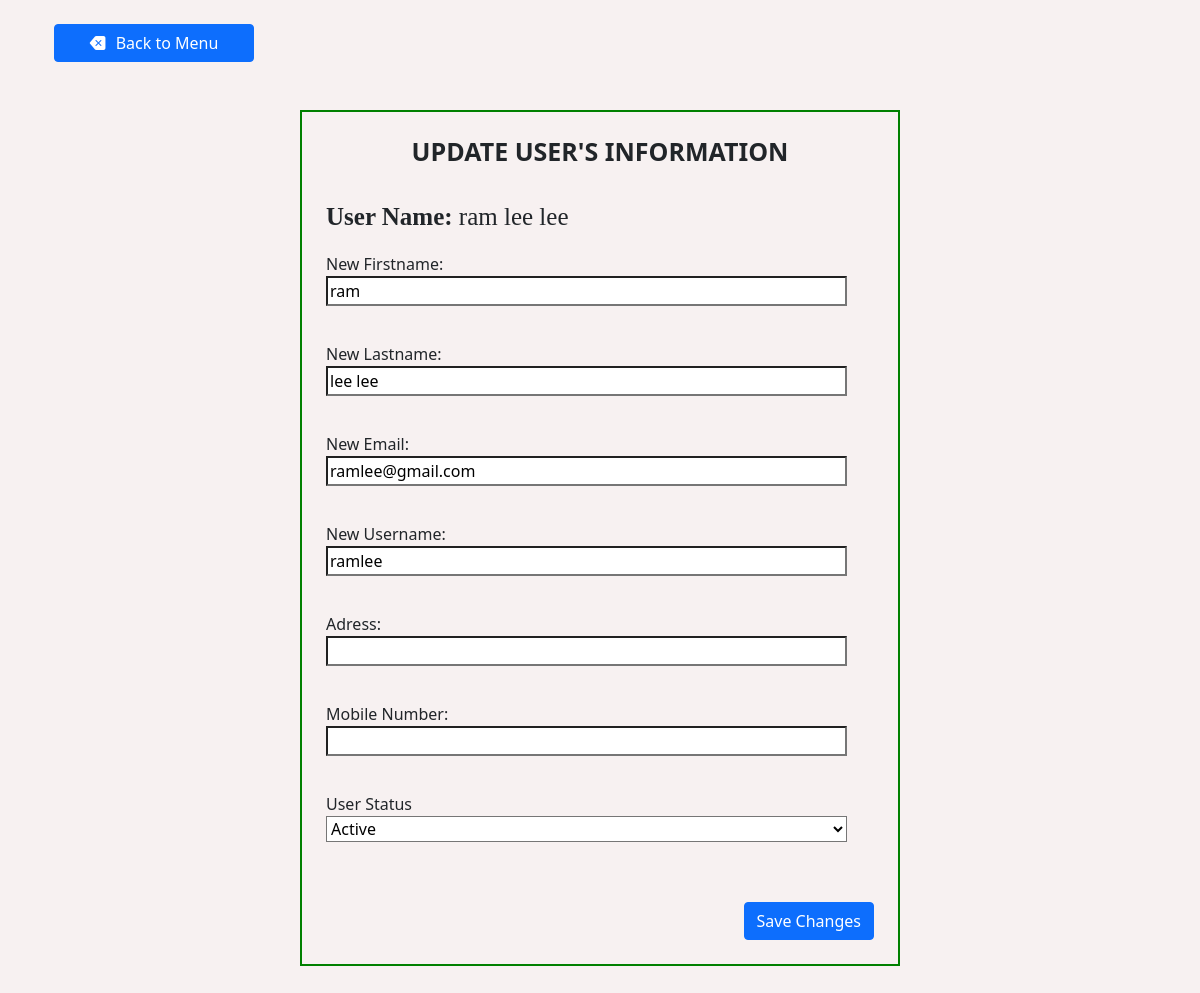
The app's page /customeredit.php?regID=1 with its own data.
### tables this page shows
CREATE TABLE `registration` (
  `regID` int(11) NOT NULL,
  `firstname` varchar(100) NOT NULL,
  `lastname` varchar(100) NOT NULL,
  `email` varchar(100) NOT NULL,
  `username` varchar(100) NOT NULL,
  `password` varchar(100) NOT NULL,
  `password2` varchar(100) NOT NULL,
  `userstatus` enum('Active','blocked','Inactive') NOT NULL
);

### customeredit.php (the view, shortened to what this page needs)
<?php
   require_once('dbconn.php');
   try {
      $sql = "SELECT * FROM registration WHERE regID = :ad_regID";
      $stmt = $conn->prepare($sql);
      $stmt->bindParam(':ad_regID', $_GET['regID'], PDO::PARAM_INT);
      $stmt->execute();
      $row = $stmt->fetch(PDO::FETCH_ASSOC);
   } catch(PDOException $e) {
      echo "ERROR: ".$e->getMessage();
   }
?>
   <!DOCTYPE html>
   <html>
   <head>
      <link href="https://cdn.jsdelivr.net/npm/bootstrap@5.0.2/dist/css/bootstrap.min.css" rel="stylesheet">
      <link rel="stylesheet" href="https://cdn.jsdelivr.net/npm/water.css@2/out/light.css">
      <link rel="stylesheet" href="https://cdn.jsdelivr.net/npm/bootstrap-icons@1.10.3/font/bootstrap-icons.css">
      <link rel="stylesheet" href="login/adminlogin.css">
   </head>
<body><br>
<div class="container">
  <div class="row mx-auto">
    <a href="managecustomer.php">
    <button type="button" class="btn btn-primary" style="width: 200px;"><i class="bi bi-backspace-fill" style="padding-right: 10px;"></i>Back to Menu</button>
    </a>
  </div>
</div>
<div class="container mt-5">
  <div class="row justify-content-center">
    <div class="col-md-6 p-4" style="border: 2px solid green; width: 600px;">
      <h2 style="text-align: center; font-weight: bold; font-size: 25px;">UPDATE USER'S INFORMATION</h2><br>
      <p style="font-size: 25px; font-family: Times New Roman;"><strong>User Name:</strong> <?php echo $row['firstname'] . ' ' . $row['lastname']; ?></p>
      <form action="admincustomeredit.php" method="get">
        <div class="mb-3">
               <label for="newfirstname">New Firstname:</label>
               <input style="width: 95%; background: white; margin-bottom: 20px;" type="text" name="newfirstname" size="20"
                value="<?php echo $row['firstname'];?>">
        </div>
        <div class="mb-3">
               <label for="newlastname">New Lastname:</label>
               <input style="width: 95%; background: white; margin-bottom: 20px;" type="text" name="newlastname" size="20"
               value="<?php echo $row['lastname'];?>">
        </div>
        <div class="mb-3">
               <label for="newemail">New Email:</label>
               <input onInput="checkEmail()" style="width: 95%; background: white; margin-bottom: 20px;" type="email" name="newemail" size="20"
               id="email" value="<?php echo $row['email'];?>">
        </div>
        <div class="mb-3">
               <label for="newusername">New Username:</label>
               <input onInput="checkUsername()" style="width: 95%; background: white; margin-bottom: 20px;" type="text" name="newusername" size="20"
               id="username" value="<?php echo $row['username'];?>">
        </div>
        <div class="mb-3">
               <label for="newaddress">Adress:</label>
               <input style="width: 95%; background: white; margin-bottom: 20px;" type="text" name="newaddress" size="20"
               value="<?php echo $row['address'];?>">
        </div>
        <div class="mb-3">
          <label for="newmobilenumber">Mobile Number:</label>
          <input style="width: 95%; background: white; margin-bottom: 20px;" type="text" name="newmobilenumber" size="20"
                id="newmobilenumber" value="<?php echo $row['mobilenumber'];?>" pattern="09\d{9}" maxlength="11" required oninput="checkMobileNumber()">
        </div>
        <div class="mb-3">
            <label for="userstatus">User Status</label>
             <select style="width: 95%; background: white; margin-bottom: 20px;" name="userstatus">
            <option value="active"<?php if ($row['userstatus'] == 'active') echo ' selected="selected"'; ?>>Active</option>
             </select>
        </div><br>
        <div class="d-flex justify-content-end">
          <button type="submit" class="btn btn-primary">Save Changes</button>
        </div>
      </form>
    </div>
  </div><br><br>
</div>
</body>
</html>

### login/adminlogin.css (style rules this page uses)
body { background-color: rgb(247, 241, 241); }

### records on screen
registration: firstname "ram", lastname "lee lee", newfirstname "ram", newlastname "lee lee", newemail "ramlee@gmail.com", newusername "ramlee"
